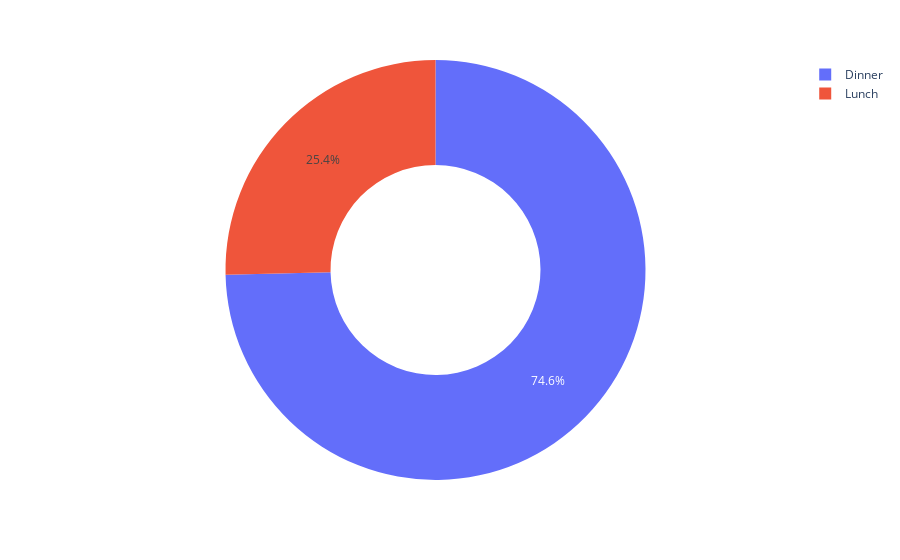

Notebook source saved alongside this figure:
### Code cell
figure = px.pie(data,names='time',values='tip',hole=0.5)
figure.show()

### Figure 1 — Plotly figure (JSON) as saved in the notebook; plotly's stock layout.template omitted (floating-point values rounded to 4 significant figures; data arrays with more than 128 entries replaced by an {"elided": "..."} marker saying what was removed)
{"data": [{"domain": {"x": [0, 1], "y": [0, 1]}, "hole": 0.5, "hovertemplate": "time=%{label}<br>tip=%{value}<extra></extra>", "labels": {"elided": "244 str values"}, "legendgroup": "", "name": "", "showlegend": true, "type": "pie", "values": {"elided": "244 float values"}}], "layout": {"legend": {"tracegroupgap": 0}, "margin": {"t": 60}}}
